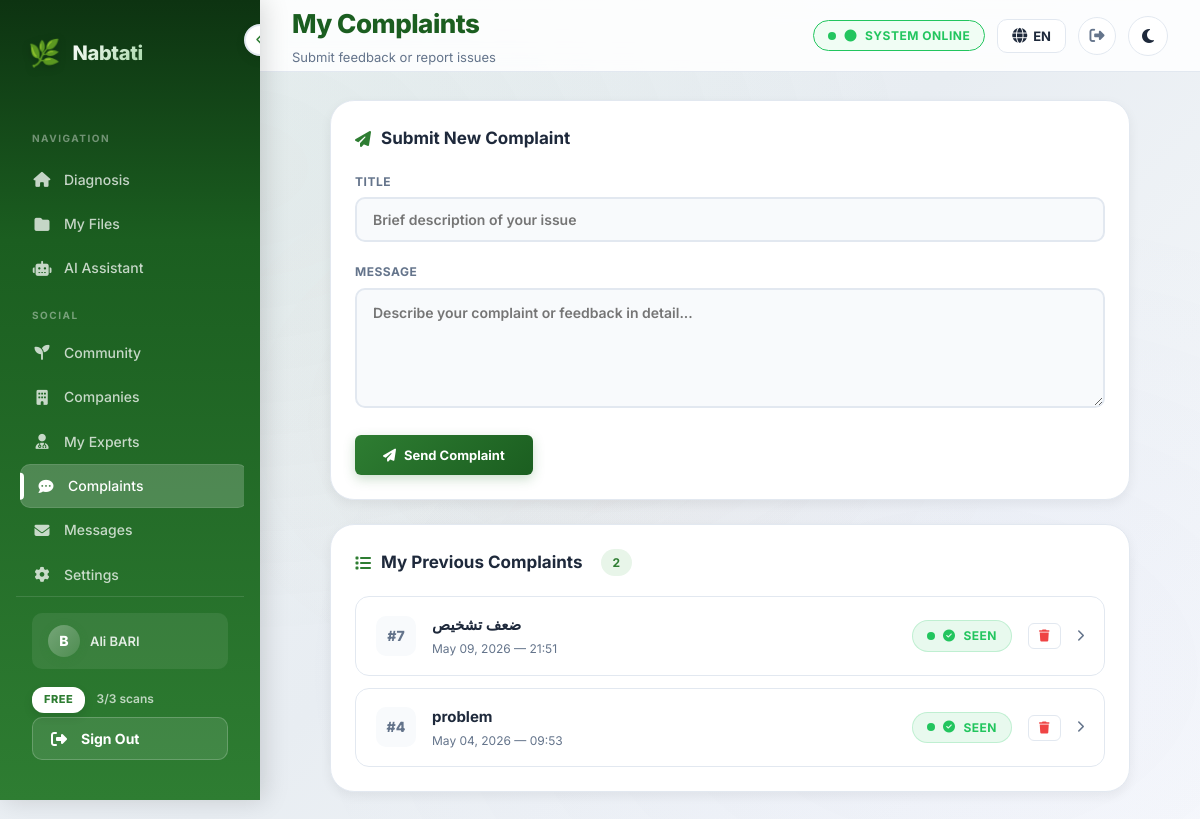
The page /complaints/ (signed in) on the database its author committed.
### analysis/models.py (models this page shows, shortened)
class CustomUser(AbstractUser):
    email = models.EmailField(unique=True)
    email_verified = models.BooleanField(default=False)
    birth_date = models.DateField(null=True, blank=True)
    PURPOSE_CHOICES = [
        ("farmer", "Farmer"),
        ("company", "Company"),
        ("other", "Other"),
    ]
    purpose = models.CharField(
        max_length=20,
        choices=PURPOSE_CHOICES,
        default="other",
    )
    user_code = models.CharField(
        max_length=6,
        unique=True,
        default=generate_user_code,
    )
    avatar = models.ImageField(upload_to="avatars/", null=True, blank=True)
    bio = models.TextField(max_length=500, blank=True)
    location = models.CharField(max_length=100, blank=True)
    crops_of_interest = models.JSONField(default=list, blank=True)
    role = models.CharField(
        max_length=10,
        choices=ROLE_CHOICES,
        default="user",
    )
    plan_type = models.CharField(
        max_length=10,
        choices=PLAN_CHOICES,
        default="free",
    )
    subscription_start = models.DateTimeField(null=True, blank=True)
    subscription_end = models.DateTimeField(null=True, blank=True)
    daily_scan_count = models.PositiveIntegerField(default=0)
    last_scan_date = models.DateField(null=True, blank=True)
    total_scans_count = models.PositiveIntegerField(default=0)
    class Meta:
        verbose_name = "User"
        verbose_name_plural = "Users"
    def get_display_name(self):
        if self.role == "company":
            try:
                return self.company_profile.company_name
            except Exception:
                return self.get_full_name() or self.username
        return self.get_full_name() or self.username
    @property
    def is_expert(self):
        return self.role == "expert"
    @property
    def is_admin_role(self):
        return self.role == "admin" or self.is_staff
    @property
    def effective_plan_type(self):
        if self.is_staff:
            return "premium"
        return self.plan_type
    @property
    def plan_config(self):
        return PLAN_CONFIG.get(self.effective_plan_type, PLAN_CONFIG["free"])
    def get_daily_limit(self):
        return self.plan_config["daily_limit"]
    def remaining_scans_today(self):
        from django.utils import timezone as tz
        self._reset_daily_count_if_needed(tz.localdate())
        limit = self.get_daily_limit()
        if limit is None:
            return None
        return max(0, limit - self.daily_scan_count)
    def can_use_chat(self):
        if self.is_staff:
            return True
        return self.plan_type == "premium"
    def _reset_daily_count_if_needed(self, today):
        if self.last_scan_date != today:
            self.daily_scan_count = 0
            self.last_scan_date = today
            self.save(update_fields=["daily_scan_count", "last_scan_date"])

class Complaint(models.Model):
    user = models.ForeignKey(
        settings.AUTH_USER_MODEL,
        on_delete=models.CASCADE,
        related_name="complaints",
    )
    title = models.CharField(max_length=200)
    message = models.TextField()
    status = models.CharField(
        max_length=10,
        choices=COMPLAINT_STATUS_CHOICES,
        default="unseen",
    )
    created_at = models.DateTimeField(auto_now_add=True)
    class Meta:
        ordering = ["-created_at"]
        verbose_name = "Complaint"
        verbose_name_plural = "Complaints"

### analysis/views.py (the view, shortened to what this page needs)
# urls.py: path("complaints/", views.my_complaints, name="my_complaints"),
@login_required
def my_complaints(request):
    if request.user.is_staff:
        messages.info(request, "Administrators cannot submit complaints.")
        return redirect("home")
    errors = {}
    complaints = Complaint.objects.filter(user=request.user)
    context = {
        "complaints": complaints,
        "errors": errors,
    }
    return render(request, "analysis/complaints.html", context)

### experts/services.py (called while the page is built)
def get_unread_count(user: CustomUser) -> int:
    from experts.models import Message, Conversation
    from django.db.models import Q
    conversations = Conversation.objects.filter(Q(user=user) | Q(expert=user))
    return Message.objects.filter(
        conversation__in=conversations,
        is_read=False,
    ).exclude(sender=user).count()

### analysis/templates/analysis/complaints.html (shortened to what this page needs)
{% extends "analysis/base.html" %}
{% load static %}
{% load i18n %}
{% block header_title %}{% trans "My Complaints" %}{% endblock %}
{% block header_subtitle %}{% trans "Submit feedback or report issues" %}{% endblock %}
{% block nav_complaints %}active{% endblock %}
{% block content %}
<div class="complaints-container">
    <div class="card complaint-form-card">
        <h3 class="card-title"><i class="fas fa-paper-plane"></i> {% trans "Submit New Complaint" %}</h3>
        <form method="POST">
            <div class="form-group">
                <label class="form-label" for="title">{% trans "Title" %}</label>
                <input type="text" class="form-input {% if errors.title %}error{% endif %}"
                       id="title" name="title" placeholder="{% trans 'Brief description of your issue' %}"
                       required minlength="3" maxlength="200">
            </div>
            <div class="form-group">
                <label class="form-label" for="message">{% trans "Message" %}</label>
                <textarea class="form-textarea {% if errors.message %}error{% endif %}"
                          id="message" name="message" placeholder="{% trans 'Describe your complaint or feedback in detail...' %}"
                          required minlength="10"></textarea>
            </div>
            <button type="submit" class="btn btn-sm btn-primary" style="padding:12px 28px;">
                <i class="fas fa-paper-plane"></i> {% trans "Send Complaint" %}
            </button>
        </form>
    </div>
    {% if complaints %}
    <div class="card">
        <h3 class="card-title">
            <i class="fas fa-list"></i> {% trans "My Previous Complaints" %}
            <span class="badge badge-primary" style="margin-left:8px;">{{ complaints|length }}</span>
        </h3>
        <div class="complaint-list">
            {% for c in complaints %}
            <a href="{% url 'complaint_detail' c.id %}" class="complaint-item">
                <div class="complaint-id">#{{ c.id }}</div>
                <div class="complaint-info">
                    <div class="complaint-title">{{ c.title }}</div>
                    <div class="complaint-date">{{ c.created_at|date:"M d, Y — H:i" }}</div>
                </div>
                <span class="status-badge {{ c.status }}">
                    {% if c.status == 'seen' %}
                    <i class="fas fa-check-circle"></i> {% trans "Seen" %}
                    {% else %}
                    <i class="fas fa-clock"></i> {% trans "Unseen" %}
                    {% endif %}
                </span>
                <form method="POST" action="{% url 'delete_complaint' c.id %}"
                      onsubmit="return confirm('{% trans "Delete this complaint?" %}')"
                      style="margin:0;flex-shrink:0;">
                    <button type="submit" class="btn btn-sm" style="padding:6px 10px;background:transparent;border:1px solid var(--border);color:var(--danger,#ef4444);font-size:12px;cursor:pointer;" title="{% trans 'Delete' %}">
                        <i class="fas fa-trash"></i>
                    </button>
                </form>
                <i class="fas fa-chevron-right" style="color:var(--text-muted);font-size:12px;"></i>
            </a>
            {% endfor %}
        </div>
    </div>
    {% else %}
    {% include "analysis/components/empty_state.html" with icon="fa-inbox" title="No Complaints Yet" message="You haven't submitted any complaints. Use the form above to send feedback." %}
    {% endif %}
</div>
{% endblock %}

### analysis/templates/analysis/base.html (shortened to what this page needs)
{% load static %}
{% load i18n %}
<!DOCTYPE html>
<html lang="{{ LANGUAGE_CODE }}" dir="{% if LANGUAGE_CODE == 'ar' %}rtl{% else %}ltr{% endif %}" data-theme="light">
<head>
    <link href="https://cdnjs.cloudflare.com/ajax/libs/font-awesome/6.4.0/css/all.min.css" rel="stylesheet">
    <link rel="stylesheet" href="{% static 'css/style.css' %}">
    <link rel="stylesheet" href="{% static 'css/mobile.css' %}">
</head>
<body>
    <aside class="sidebar" id="sidebar" role="navigation" aria-label="{% trans 'Main navigation' %}" style="display:flex;flex-direction:column;">
        <button class="toggle-btn" onclick="toggleSidebar()" aria-label="{% trans 'Toggle sidebar' %}" aria-expanded="true">
            <i class="fas fa-chevron-left"></i>
        </button>
        <div class="logo">
            <span class="logo-icon">🌿</span>
            <span class="logo-text">Nabtati</span>
        </div>
        <div class="nav-section-label">{% trans "Navigation" %}</div>
        <div style="flex:1;overflow-y:auto;">
        <nav>
            <a href="{% url 'home' %}" class="nav {% block nav_home %}{% endblock %}" {% block nav_home_aria %}{% endblock %}>
                <i class="fas fa-home"></i>
                <span class="nav-text">{% trans "Diagnosis" %}</span>
            </a>
            <a href="{% url 'my_files' %}" class="nav {% block nav_files %}{% endblock %}" {% block nav_files_aria %}{% endblock %}>
                <i class="fas fa-folder"></i>
                <span class="nav-text">{% trans "My Files" %}</span>
            </a>
            <a href="{% url 'assistant' %}" class="nav {% block nav_assistant %}{% endblock %}" {% block nav_assistant_aria %}{% endblock %}>
                <i class="fas fa-robot"></i>
                <span class="nav-text">{% trans "AI Assistant" %}</span>
            </a>
            <div class="nav-section-label">{% trans "Social" %}</div>
            <a href="{% url 'community:feed' %}" class="nav {% block nav_community %}{% endblock %}">
                <i class="fas fa-seedling"></i>
                <span class="nav-text">{% trans "Community" %}</span>
            </a>
            <a href="{% url 'companies:directory' %}" class="nav {% block nav_companies %}{% endblock %}">
                <i class="fas fa-building"></i>
                <span class="nav-text">{% trans "Companies" %}</span>
            </a>
            {% if has_experts %}
            <a href="{% url 'experts:user_experts' %}" class="nav {% block nav_experts %}{% endblock %}">
                <i class="fas fa-user-md"></i>
                <span class="nav-text">{% trans "My Experts" %}</span>
            </a>
            {% endif %}
            {% if not is_expert and not user.is_staff %}
            <a href="{% url 'my_complaints' %}" class="nav {% block nav_complaints %}{% endblock %}">
                <i class="fas fa-comment-dots"></i>
                <span class="nav-text">{% trans "Complaints" %}</span>
            </a>
            {% endif %}
            <a href="{% url 'companies:user_messages' %}" class="nav {% block nav_user_messages %}{% endblock %}">
                <i class="fas fa-envelope"></i>
                <span class="nav-text">{% trans "Messages" %}</span>
            </a>
            <a href="{% url 'settings' %}" class="nav {% block nav_settings %}{% endblock %}">
                <i class="fas fa-cog"></i>
                <span class="nav-text">{% trans "Settings" %}</span>
            </a>
        </nav>
        </div>
        <div class="sidebar-footer">
            {% if user.is_authenticated %}
            <div class="user-info">
                <div class="user-avatar">{{ user.username|make_list|first|upper }}</div>
                <span class="nav-text user-name">
                    {{ user.get_display_name }}
                </span>
            </div>
            <div class="nav-text plan-info-sidebar" style="padding: 10px 0 4px 0; font-size: 12px;">
                <span class="plan-badge plan-badge-{{ plan_type }}" style="
                    display: inline-block;
                    padding: 4px 12px;
                    border-radius: 12px;
                    font-size: 11px;
                    font-weight: 800;
                    letter-spacing: 0.5px;
                    text-transform: uppercase;
                    {% if plan_type == 'premium' %}
                        background: linear-gradient(135deg, #f59e0b, #d97706);
                        color: #fff;
                        box-shadow: 0 4px 10px rgba(217, 119, 6, 0.3);
                    {% elif plan_type == 'basic' %}
                        background: linear-gradient(135deg, #6366f1, #4f46e5);
                        color: #fff;
                        box-shadow: 0 4px 10px rgba(79, 70, 229, 0.3);
                    {% else %}
                        background: #fff;
                        color: var(--primary);
                        box-shadow: 0 4px 10px rgba(0,0,0,0.1);
                    {% endif %}
                ">{{ plan_label }}</span>
                {% if daily_limit is not None %}
                <span style="color: rgba(255,255,255,0.7); margin-left: 8px; font-weight: 600;">
                    {{ remaining_scans }}/{{ daily_limit }} {% trans "scans" %}
                </span>
                {% else %}
                <span style="color: rgba(255,255,255,0.7); margin-left: 8px; font-weight: 600;">
                    ∞ {% trans "scans" %}
                </span>
                {% endif %}
            </div>
            <button class="sidebar-logout-btn" onclick="confirmLogout()" data-logout-url="{% url 'logout' %}">
                <i class="fas fa-right-from-bracket"></i>
                <span class="nav-text">{% trans "Sign Out" %}</span>
            </button>
            {% else %}
            <a href="{% url 'login' %}" class="nav">
                <i class="fas fa-sign-in-alt"></i>
                <span class="nav-text">{% trans "Login" %}</span>
            </a>
            {% endif %}
        </div>
    </aside>
    <div class="main-wrapper">
        <header class="header desktop-header">
            <div>
                <h1 class="header-title">{% block header_title %}Nabtati{% endblock %}</h1>
                <p class="header-subtitle">{% block header_subtitle %}{% endblock %}</p>
            </div>
            <div class="header-actions">
                {% block header_actions %}
                <span class="status-badge" role="status" aria-live="polite">
                    <i class="fas fa-circle"></i> {% trans "System Online" %}
                </span>
                {% endblock %}
                <div class="lang-switcher" id="langSwitcher">
                    <button class="lang-btn" id="langToggle" type="button" aria-label="{% trans 'Change language' %}">
                        <i class="fas fa-globe"></i>
                        <span>{{ LANGUAGE_CODE|upper }}</span>
                    </button>
                </div>
                {% if user.is_authenticated %}
                <button class="header-logout-btn" onclick="confirmLogout()" data-logout-url="{% url 'logout' %}" title="{% trans 'Sign Out' %}">
                    <i class="fas fa-right-from-bracket"></i>
                </button>
                {% endif %}
                <button class="theme-toggle desktop-theme-toggle" onclick="toggleTheme()" aria-label="{% trans 'Toggle dark mode' %}">
                    <i class="fas fa-moon" id="theme-icon"></i>
                </button>
            </div>
        </header>
        <main class="content" id="main-content">
            {% block content %}{% endblock %}
        </main>
    </div>
</body>
</html>

### static/css/mobile.css (style rules this page uses)
.user-info { display: flex; align-items: center; gap: 10px; padding: 12px 16px; margin-bottom: 8px; border-radius: var(--radius-sm); background: rgba(255, 255, 255, 0.08); }
.user-avatar { width: 32px; height: 32px; border-radius: 50%; background: linear-gradient(135deg, rgba(255,255,255,0.3), rgba(255,255,255,0.1)); display: flex; align-items: center; justify-content: center; font-weight: 800; font-size: 14px; color: white; flex-shrink: 0; }
.user-name { font-size: 13px; font-weight: 600; color: rgba(255,255,255,0.85); }
@media (min-width: 320px) { .header-title { font-size: clamp(18px, 4vw, 26px); } }
@media (min-width: 320px) { .card-title { font-size: clamp(14px, 3vw, 17px); } }

### rows shown on the page
CustomUser: username|make_list "B", get_display_name "Ali BARI", plan_type "FREE"
Complaint: id "7", title "ضعف تشخيص", created_at "May 09, 2026 — 21:51"
Complaint: id "4", title "problem", created_at "May 04, 2026 — 09:53"

### other values the page prints
{{ remaining_scans }} "3"
{{ daily_limit }} "3"
{{ LANGUAGE_CODE|upper }} "EN"
{{ complaints|length }} "2"
